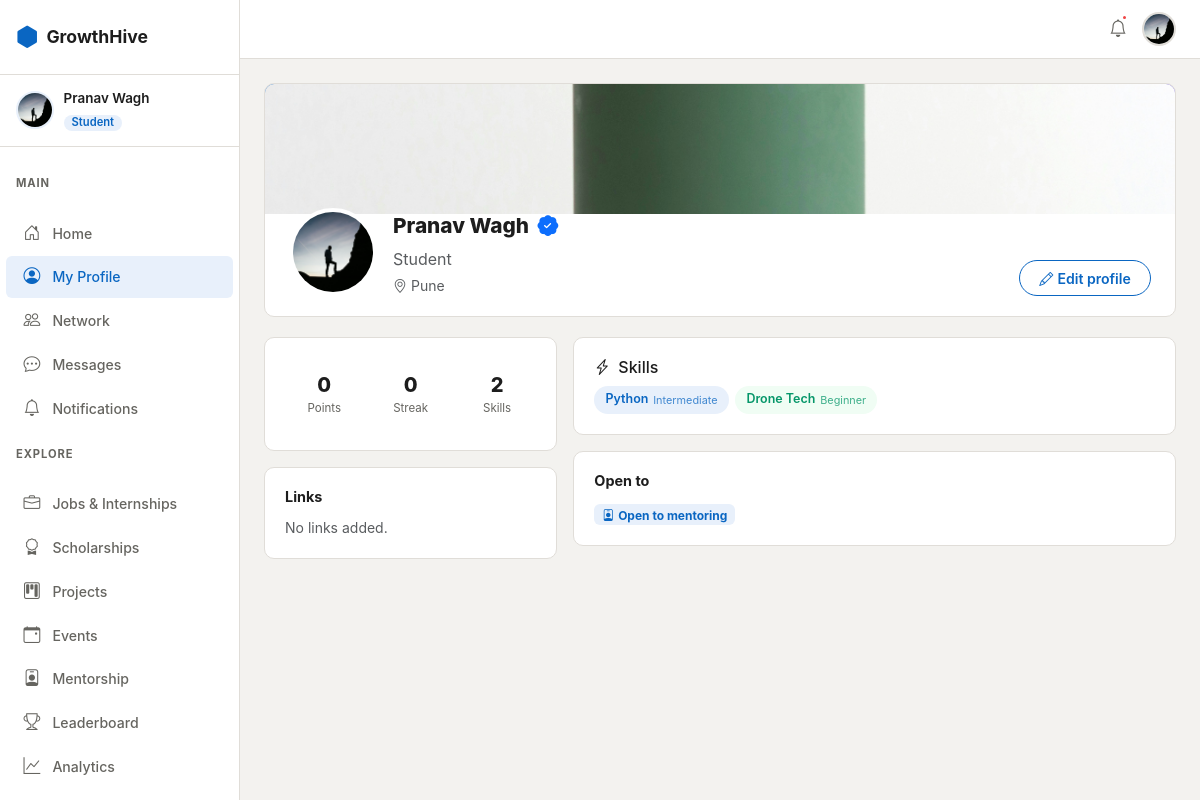
The page /accounts/profile/ (signed in) on the database its author committed.
### apps/accounts/models.py (models this page shows, shortened)
class User(AbstractUser):
    class Role(models.TextChoices):
        STUDENT = 'student', 'Student'
        ALUMNI  = 'alumni',  'Alumni'
        TEACHER = 'teacher', 'Teacher'
    username   = None
    email      = models.EmailField(unique=True)
    first_name = models.CharField(max_length=50)
    last_name  = models.CharField(max_length=50)
    role = models.CharField(max_length=20, choices=Role.choices, default=Role.STUDENT)
    department = models.CharField(
        max_length=20,
        choices=DEPARTMENT_CHOICES,
        blank=True,
        default='',
    )
    is_email_verified = models.BooleanField(default=False)
    created_at = models.DateTimeField(auto_now_add=True)
    updated_at = models.DateTimeField(auto_now=True)
    USERNAME_FIELD  = 'email'
    REQUIRED_FIELDS = ['first_name', 'last_name']
    objects = UserManager()
    def get_full_name(self):
        return f'{self.first_name} {self.last_name}'.strip()
    @property
    def is_student(self):
        return self.role == self.Role.STUDENT

class Profile(models.Model):
    user = models.OneToOneField(User, on_delete=models.CASCADE, related_name='profile')
    bio    = models.TextField(max_length=500, blank=True)
    avatar = models.ImageField(upload_to='avatars/', blank=True, null=True)
    banner = models.ImageField(upload_to='banners/', blank=True, null=True)
    graduation_year = models.PositiveIntegerField(null=True, blank=True)
    current_year    = models.PositiveSmallIntegerField(null=True, blank=True)
    current_working_company = models.CharField(max_length=200, blank=True)
    working_domain          = models.CharField(max_length=200, blank=True)
    github_url   = models.URLField(blank=True)
    linkedin_url = models.URLField(blank=True)
    website      = models.URLField(blank=True)
    location     = models.CharField(max_length=100, blank=True)
    skills = models.ManyToManyField('Skill', through='UserSkill', blank=True)
    resume = models.FileField(upload_to='resumes/', blank=True, null=True)
    points      = models.PositiveIntegerField(default=0)
    streak_days = models.PositiveIntegerField(default=0)
    last_active = models.DateField(null=True, blank=True)
    is_open_to_work   = models.BooleanField(default=False)
    is_open_to_mentor = models.BooleanField(default=False)
    skill_embedding     = models.JSONField(null=True, blank=True)
    embedding_updated_at = models.DateTimeField(null=True, blank=True)
    created_at = models.DateTimeField(auto_now_add=True)
    updated_at = models.DateTimeField(auto_now=True)
    def get_avatar_url(self):
        if self.avatar:
            return self.avatar.url
        return '/static/images/default-avatar.png'

class UserSkill(models.Model):
    class Level(models.TextChoices):
        BEGINNER     = 'beginner',     'Beginner'
        INTERMEDIATE = 'intermediate', 'Intermediate'
        ADVANCED     = 'advanced',     'Advanced'
        EXPERT       = 'expert',       'Expert'
    profile = models.ForeignKey(Profile, on_delete=models.CASCADE, related_name='profile_skills')
    skill   = models.ForeignKey(Skill, on_delete=models.CASCADE)
    level   = models.CharField(max_length=20, choices=Level.choices, default=Level.BEGINNER)
    class Meta:
        unique_together = ('profile', 'skill')

class Skill(models.Model):
    name = models.CharField(max_length=100, unique=True)
    slug = models.SlugField(unique=True, blank=True)
    class Meta:
        ordering = ['name']

### apps/accounts/views.py (the view)
# urls.py: path('profile/',            views.profile_view,      name='profile'),
@login_required
@verified_required
def profile_view(request, user_id=None):
    if user_id:
        target_user = get_object_or_404(User, pk=user_id, is_active=True)
    else:
        target_user = request.user
    profile = target_user.profile
    user_skills = UserSkill.objects.filter(
        profile__user=target_user
    ).select_related('skill')
    conn_status = 'none'
    if request.user != target_user:
        conn = Connection.get_status_between(request.user, target_user)
        if conn:
            conn_status = conn.status
    return render(request, 'accounts/profile.html', {
        'target_user': target_user,
        'profile': profile,
        'user_skills': user_skills,
        'is_own': target_user == request.user,
        'conn_status': conn_status,
    })

### templates/accounts/profile.html (shortened to what this page needs)
{% extends 'base.html' %}
{% block content %}
<div class="gh-profile-wrap">
  <div class="gh-profile-header">
    <div class="gh-profile-banner">
      {% if profile.banner %}<img src="{{ profile.banner.url }}" alt="banner"/>{% endif %}
    </div>
    <div class="gh-profile-meta">
      <div class="gh-profile-avatar-wrap">
        <img src="{{ profile.get_avatar_url }}" class="gh-profile-avatar" alt="avatar"/>
      </div>
      <div class="gh-profile-info">
        <h2>{{ target_user.get_full_name }}
          {% if target_user.is_email_verified %}
          <i class="bi bi-patch-check-fill text-primary ms-1" title="Verified"></i>
          {% endif %}
        </h2>
        <p class="text-muted mb-1">
          {{ target_user.get_role_display }}
        </p>
        {% if profile.location %}
        <p class="text-muted small mb-0"><i class="bi bi-geo-alt me-1"></i>{{ profile.location }}</p>
        {% endif %}
      </div>
      <div class="gh-profile-actions ms-auto">
        {% if is_own %}
        <a href="{% url 'accounts:edit_profile' %}" class="btn gh-btn-outline">
          <i class="bi bi-pencil me-1"></i>Edit profile
        </a>
        {% endif %}
      </div>
    </div>
  </div>
  <div class="row g-3 mt-1">
    <div class="col-12 col-lg-4">
      <div class="gh-card mb-3">
        <div class="gh-stats-row">
          <div class="gh-stat"><span class="gh-stat-val">{{ profile.points }}</span><span class="gh-stat-label">Points</span></div>
          <div class="gh-stat"><span class="gh-stat-val">{{ profile.streak_days }}</span><span class="gh-stat-label">Streak</span></div>
          <div class="gh-stat"><span class="gh-stat-val">{{ user_skills.count }}</span><span class="gh-stat-label">Skills</span></div>
        </div>
      </div>
      <div class="gh-card">
        <h6 class="gh-card-title">Links</h6>
        {% if not profile.github_url and not profile.linkedin_url and not profile.website %}
        <p class="text-muted small mb-0">No links added.</p>
        {% endif %}
      </div>
    </div>
    <div class="col-12 col-lg-8">
      <div class="gh-card mb-3">
        <div class="gh-card-header-row">
          <h6 class="mb-0"><i class="bi bi-lightning-charge me-2"></i>Skills</h6>
        </div>
        <div class="gh-skills-wrap mt-2">
          {% for us in user_skills %}
          <span class="gh-skill-badge gh-skill-{{ us.level }}">
            {{ us.skill.name }}<small>{{ us.get_level_display }}</small>
          </span>
          {% empty %}
          <p class="text-muted small mb-0">No skills listed.</p>
          {% endfor %}
        </div>
      </div>
      {% if profile.is_open_to_work or profile.is_open_to_mentor %}
      <div class="gh-card">
        <h6 class="gh-card-title">Open to</h6>
        {% if profile.is_open_to_mentor %}
        <span class="badge gh-badge-blue">
          <i class="bi bi-person-badge me-1"></i>Open to mentoring
        </span>
        {% endif %}
      </div>
      {% endif %}
    </div>
  </div>
</div>
{% endblock %}

### templates/base.html (shortened to what this page needs)
{% load static %}
<!DOCTYPE html>
<html lang="en" data-theme="light">
<head>
  <link rel="stylesheet" href="https://cdn.jsdelivr.net/npm/bootstrap@5.3.3/dist/css/bootstrap.min.css" />
  <link rel="stylesheet" href="https://cdn.jsdelivr.net/npm/bootstrap-icons@1.11.3/font/bootstrap-icons.min.css" />
  <link rel="stylesheet" href="{% static 'css/main.css' %}" />
</head>
<body>
  {% if user.is_authenticated %}
  <div class="gh-wrapper">
    <aside class="gh-sidebar" id="sidebar">
      <div class="gh-sidebar-logo">
        <a href="{% url 'accounts:dashboard' %}" class="gh-logo-link">
          <span class="gh-logo-icon"><i class="bi bi-hexagon-fill"></i></span>
          <span class="gh-logo-text">GrowthHive</span>
        </a>
      </div>
      <div class="gh-sidebar-user">
        <img src="{{ user.profile.get_avatar_url }}" class="gh-sidebar-avatar" alt="avatar" />
        <div class="gh-sidebar-user-info">
          <span class="gh-sidebar-name">{{ user.first_name }} {{ user.last_name }}</span>
          <span class="gh-sidebar-role badge">{{ user.get_role_display }}</span>
        </div>
      </div>
      <nav class="gh-nav">
        <p class="gh-nav-section">Main</p>
        <a href="{% url 'social:feed' %}"
          class="gh-nav-link {% if 'social' in request.resolver_match.app_name %}active{% endif %}">
          <i class="bi bi-house-door"></i><span>Home</span>
        </a>
        <a href="{% url 'accounts:profile' %}"
          class="gh-nav-link {% if request.resolver_match.url_name == 'profile' %}active{% endif %}">
          <i class="bi bi-person-circle"></i><span>My Profile</span>
        </a>
        <a href="{% url 'connections:network' %}"
          class="gh-nav-link {% if 'connections' in request.resolver_match.app_name %}active{% endif %}">
          <i class="bi bi-people"></i><span>Network</span>
        </a>
        <a href="{% url 'chat:inbox' %}"
          class="gh-nav-link {% if 'chat' in request.resolver_match.app_name %}active{% endif %}">
          <i class="bi bi-chat-dots"></i><span>Messages</span>
        </a>
        <a href="{% url 'notifications:list' %}"
          class="gh-nav-link {% if 'notifications' in request.resolver_match.app_name %}active{% endif %}">
          <i class="bi bi-bell"></i><span>Notifications</span>
        </a>
        <p class="gh-nav-section">Explore</p>
        <a href="{% url 'jobs:list' %}"
          class="gh-nav-link {% if 'jobs' in request.resolver_match.app_name %}active{% endif %}">
          <i class="bi bi-briefcase"></i><span>Jobs & Internships</span>
        </a>
        <a href="{% url 'scholarships:list' %}"
          class="gh-nav-link {% if 'scholarships' in request.resolver_match.app_name %}active{% endif %}">
          <i class="bi bi-award"></i><span>Scholarships</span>
        </a>
        <a href="{% url 'projects:list' %}"
          class="gh-nav-link {% if 'projects' in request.resolver_match.app_name %}active{% endif %}">
          <i class="bi bi-kanban"></i><span>Projects</span>
        </a>
        <a href="{% url 'events:list' %}"
          class="gh-nav-link {% if 'events' in request.resolver_match.app_name %}active{% endif %}">
          <i class="bi bi-calendar-event"></i><span>Events</span>
        </a>
        <a href="{% url 'mentorship:list' %}"
          class="gh-nav-link {% if 'mentorship' in request.resolver_match.app_name %}active{% endif %}">
          <i class="bi bi-person-badge"></i><span>Mentorship</span>
        </a>
        <a href="{% url 'gamification:leaderboard' %}"
          class="gh-nav-link {% if 'gamification' in request.resolver_match.app_name %}active{% endif %}">
          <i class="bi bi-trophy"></i><span>Leaderboard</span>
        </a>
        <a href="{% url 'analytics:dashboard' %}"
          class="gh-nav-link {% if 'analytics' in request.resolver_match.app_name %}active{% endif %}">
          <i class="bi bi-graph-up"></i><span>Analytics</span>
        </a>
        {% if user.is_student %}
        <p class="gh-nav-section">Students</p>
        {% endif %}
      </nav>
    </aside>
    <main class="gh-main">
      <div class="gh-topbar">
        <div class="gh-topbar-actions">
          <a href="{% url 'notifications:list' %}" class="gh-icon-btn" id="notifBtn" title="Notifications">
            <i class="bi bi-bell"></i>
            <span class="gh-notif-dot"></span>
          </a>
          <a href="{% url 'accounts:profile' %}" class="gh-topbar-avatar">
            <img src="{{ user.profile.get_avatar_url }}" alt="avatar" />
          </a>
        </div>
      </div>
      <div class="gh-content">
        {% block content %}{% endblock %}
      </div>
    </main>
  </div>
  {% endif %}
</body>
</html>

### rows shown on the page
User: profile.get_avatar_url (picture), first_name "Pranav", last_name "Wagh", role "Student", get_full_name "Pranav Wagh"
Profile: banner (picture), get_avatar_url (picture), location "Pune", points "0", streak_days "0"
UserSkill: skill.name "Python", level "Intermediate"
UserSkill: skill.name "Drone Tech", level "Beginner"

### other values the page prints
{{ user_skills.count }} "2"
